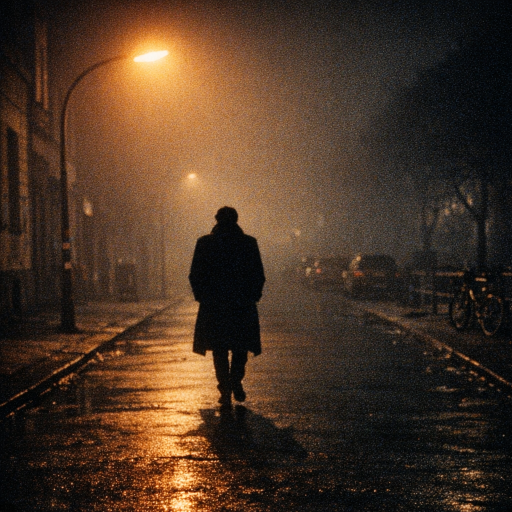
#> input picture generated_images/a-lone-figure-walking-through-fog-under--20260614_014343.png, 1024 x 1024 px (shown at 1/2 size)
$ python -i shoot_catalogue.py   (imports and definitions only)   (older library calls are emulated)
#> lines starting #> are read from the running program, lines starting #| are printed output that depends on the picture
#!/usr/bin/env python3
"""Shoot catalogue: link the photographer's edits to the raws they came from (Look-08).

    shoot_catalogue.py index INDOOR            index a shoot's raws (time, rotation, preview)
    shoot_catalogue.py index Outdoor
    shoot_catalogue.py link "INDOOR/Indoor Shoot 3/Edited"     match edits to raws
    shoot_catalogue.py link "INDOOR/All Photos" "INDOOR/All Photos 2" --by-image
                                               edits WITHOUT a capture time: image only
    shoot_catalogue.py recheck INDOOR          second look at 2x for what --by-image left unverified
    shoot_catalogue.py verify                  re-derive the known outdoor links, as a test
    shoot_catalogue.py apply                   re-match every catalogued edit, write the links
    shoot_catalogue.py tags [--write]          Blue tag = "this raw was edited"; plan first
    shoot_catalogue.py used <folder> [--write] which edits were already posted (an IG export's media)
    shoot_catalogue.py missed INDOOR           contact sheets of the raws she did NOT edit, per folder
    shoot_catalogue.py status

The archive lives on the Intenso drive. No file on it is ever written, moved or renamed.
The one thing `tags --write` changes is the Finder colour tag on raws, and only after it has
printed its plan; every other command is read only. Previews are cached on the Mac, the index is a small JSON in
plans/control-panel/.

Why it exists: on 2026-09-14 the outdoor edits were matched to their raws by code that ran
once inside a session and was never saved. The edits do not carry the raw's file name, so
the link has to be found: capture time narrows it to the raws within 3 seconds, and image
matching picks the frame, because a burst puts several frames in one second.

How a raw is read: a Nikon NEF is a TIFF. The capture time, the rotation flag and a
full-size JPEG preview sit in the first few MB, so each 50 MB raw costs a 3 MB read and no
raw decoding at all. The rotation flag matters: the first matching attempt on 09-14 failed
because the previews were compared unrotated.
"""
from __future__ import annotations

import io
import json
import struct
import sys
from argparse import ArgumentParser
from datetime import datetime, timedelta
from pathlib import Path

from PIL import Image, ImageOps

sys.dont_write_bytecode = True
ROOT = Path(__file__).resolve().parent
DRIVE = Path("/Volumes/Intenso/Inch of Shadow photoshoot")
INDEX = ROOT / "plans" / "control-panel" / "shoot-raw-index.json"
CATALOGUE = ROOT / "plans" / "control-panel" / "shoot-catalogue.json"
CACHE = Path.home() / ".cache" / "inch-of-shadow" / "shoot-previews"
PREVIEW_EDGE = 1024
WINDOW_S = 3.0                  # an edit's raw was shot within this many seconds of it
CONFIDENT, LIKELY = 25, 12      # homography inliers
ROTATE = {3: 180, 6: 270, 8: 90}
# --by-image (Look-13): the indoor edits came without EXIF, so there is no clock to narrow the
# search. Every raw of the shoot is scored by ORB inliers; frames close to the best are then
# laid onto the edit through their homography and compared by edge correlation (GNCC), which
# tells burst frames apart. Thresholds set on the 204 known outdoor links, 2026-10-14.
NEAR_BEST = 0.4                 # a frame within 40% of the best inlier count is a contender
GNCC_MIN = 0.45                 # lowest correct pick on the 204 outdoor links: 0.50
GNCC_MARGIN = 0.05              # lowest correct lead 0.072; both wrong picks led by 0.011 and 0.022


# ---------------------------------------------------------------- reading a NEF

# [58 lines left out: function read_nef, not called in this run]


def upright(im: Image.Image, orientation: int) -> Image.Image:
    return im.rotate(ROTATE[orientation], expand=True) if orientation in ROTATE else im


def cache_path(rel: str) -> Path:
    return CACHE / (rel.replace("/", "__") + ".jpg")


# ---------------------------------------------------------------- index

def load_index() -> dict:
    return json.loads(INDEX.read_text()) if INDEX.exists() else {"raws": {}}


# [85 lines left out: functions cmd_index, edit_time, candidates, classify, inliers, not called in this run]


def gray(path: Path):
    import cv2
    import numpy as np
    im = ImageOps.exif_transpose(Image.open(path)).convert("L")
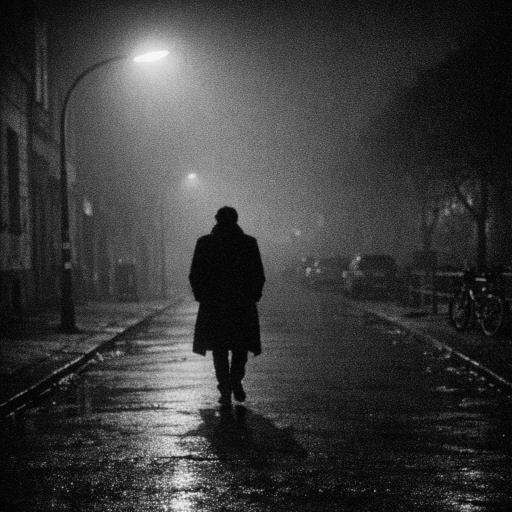
#> im: PIL image 1024x1024 L (shown at 1/2 size); min 0, max 249, mean 57.2
    im.thumbnail((PREVIEW_EDGE, PREVIEW_EDGE), Image.LANCZOS)
    return cv2.equalizeHist(np.array(im))
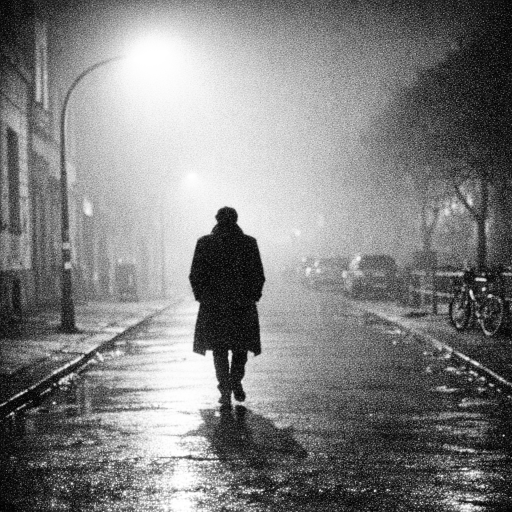
#> returned value: shape (1024, 1024) (shown at 1/2 size); min 0, max 255, mean 128.5


# [26 lines left out: function match_edit, not called in this run]


# ---------------------------------------------------------------- matching without a clock

_POOL: dict = {}


# [86 lines left out: functions _pool_init, _homography, _edges, edge_correlation, classify_by_image, match_by_image, not called in this run]


def _frame_no(rel: str) -> int:
    digits = "".join(ch for ch in Path(rel).stem if ch.isdigit())
    return int(digits) if digits else -1


# [158 lines left out: functions _big_gray, recheck_by_image, cmd_link, cmd_recheck, cmd_verify, cmd_apply, not called in this run]


# ---------------------------------------------------------------- already posted?

def features(path: Path):
    import cv2
    orb = cv2.ORB_create(3000)
    return orb.detectAndCompute(gray(path), None)


# [48 lines left out: functions inliers_kd, find_used, cmd_used, not called in this run]


# ---------------------------------------------------------------- Finder tags

TAG_ATTR = "com.apple.metadata:_kMDItemUserTags"
BLUE = "Blue\n4"


# [53 lines left out: functions read_tags, write_tags, cmd_tags, not called in this run]


# ---------------------------------------------------------------- the raws she did not edit

MISSED = ROOT / "generated_images" / "shoot" / "missed-picks"


# [98 lines left out: functions cmd_missed, cmd_status, main, not called in this run]


# [2 lines not run here, left out]

>>> result = features('generated_images/a-lone-figure-walking-through-fog-under--20260614_014343.png')
